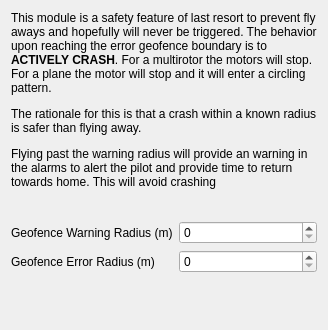
     <widget class="QWidget" name="tabGeofence">
      <attribute name="title">
       <string>Geofence</string>
      </attribute>
      <layout class="QFormLayout" name="formLayout_1">
       <item row="2" column="0">
        <widget class="QLabel" name="label_21">
         <property name="text">
          <string>Geofence Warning Radius (m)</string>
         </property>
        </widget>
       </item>
       <item row="3" column="0">
        <widget class="QLabel" name="label_22">
         <property name="text">
          <string>Geofence Error Radius (m)</string>
         </property>
        </widget>
       </item>
       <item row="2" column="1">
        <widget class="QSpinBox" name="sb_geofenceWarning">
         <property name="maximum">
          <number>1000</number>
         </property>
         <property name="objrelation" stdset="0">
          <stringlist>
           <string>objname:GeoFenceSettings</string>
           <string>fieldname:WarningRadius</string>
          </stringlist>
         </property>
        </widget>
       </item>
       <item row="3" column="1">
        <widget class="QSpinBox" name="sb_geofenceError">
         <property name="maximum">
          <number>1000</number>
         </property>
         <property name="objrelation" stdset="0">
          <stringlist>
           <string>objname:GeoFenceSettings</string>
           <string>fieldname:ErrorRadius</string>
          </stringlist>
         </property>
        </widget>
       </item>
       <item row="0" column="0" colspan="2">
        <widget class="QLabel" name="label_34">
         <property name="text">
          <string>&lt;html&gt;&lt;head/&gt;&lt;body&gt;&lt;p&gt;This module is a safety feature of last resort to prevent fly aways and hopefully will never be triggered. The behavior upon reaching the error geofence boundary is to &lt;span style=&quot; font-weight:600;&quot;&gt;ACTIVELY CRASH&lt;/span&gt;. For a multirotor the motors will stop. For a plane the motor will stop and it will enter a circling pattern.&lt;/p&gt;&lt;p&gt;The rationale for this is that a crash within a known radius is safer than flying away.&lt;/p&gt;&lt;p&gt;Flying past the warning radius will provide an warning in the alarms to alert the pilot and provide time to return towards home. This will avoid crashing&lt;/p&gt;&lt;/body&gt;&lt;/html&gt;</string>
         </property>
         <property name="wordWrap">
          <bool>true</bool>
         </property>
        </widget>
       </item>
       <item row="1" column="0">
        <spacer name="verticalSpacer_1">
         <property name="orientation">
          <enum>Qt::Vertical</enum>
         </property>
         <property name="sizeType">
          <enum>QSizePolicy::Fixed</enum>
         </property>
         <property name="sizeHint" stdset="0">
          <size>
           <width>20</width>
           <height>20</height>
          </size>
         </property>
        </spacer>
       </item>
       <item row="4" column="0">
        <spacer name="verticalSpacer_8">
         <property name="orientation">
          <enum>Qt::Vertical</enum>
         </property>
         <property name="sizeHint" stdset="0">
          <size>
           <width>20</width>
           <height>40</height>
          </size>
         </property>
        </spacer>
       </item>
      </layout>
     </widget>
